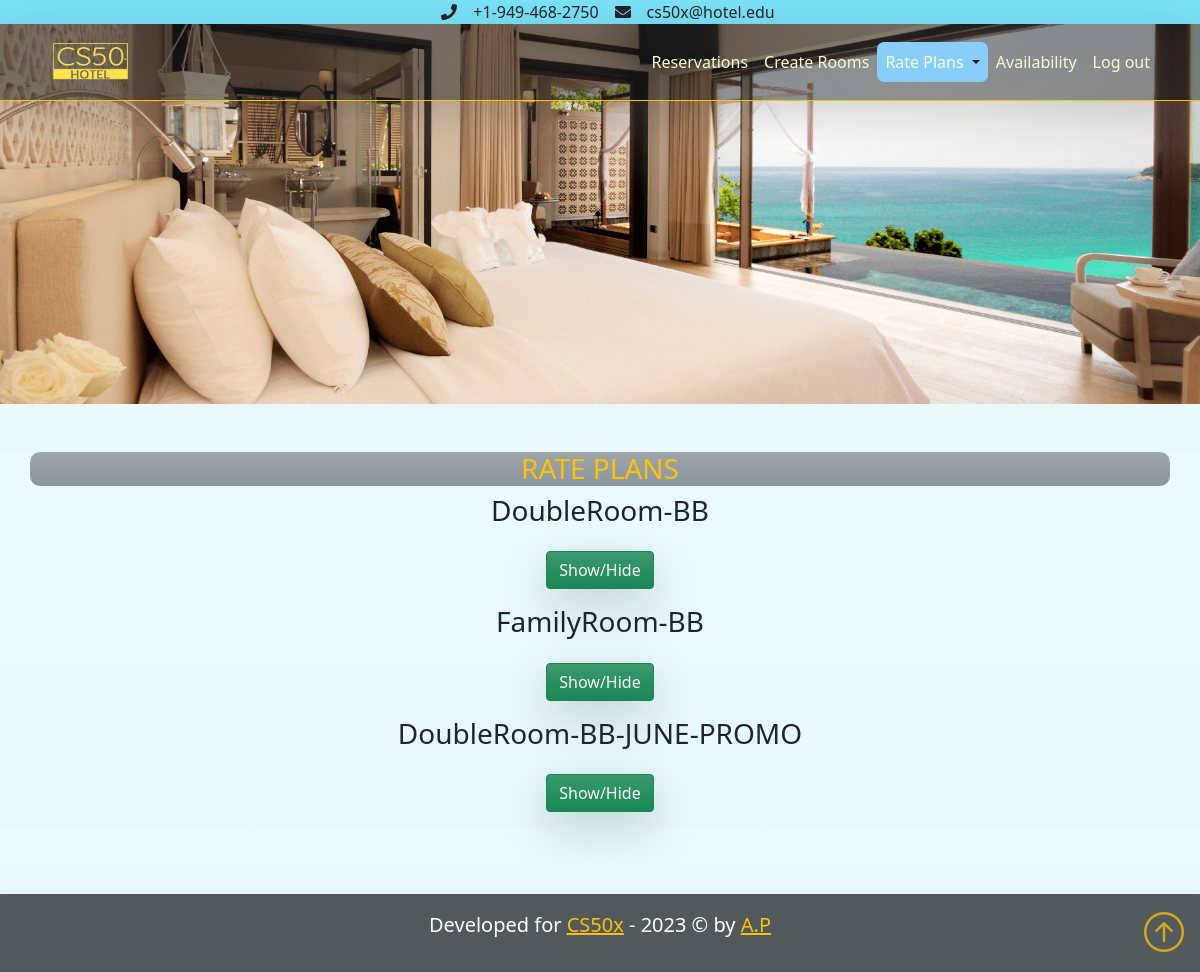
/view_rate_plans (signed in), run on an earlier commit of the app's database.
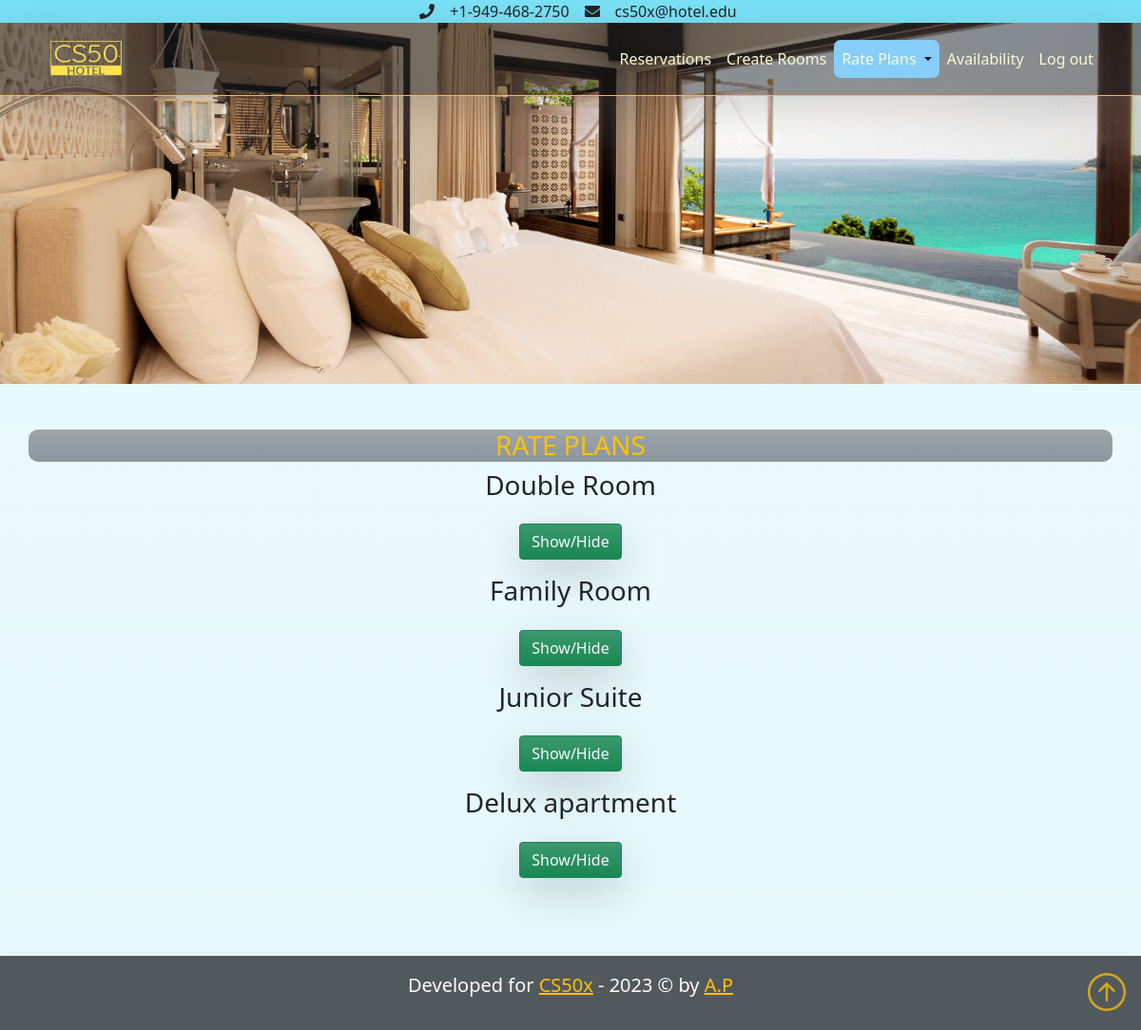
And on a later commit of the database.
### booking_engine/models.py (models this page shows)
class RateType(db.Model):
    id = db.Column(db.Integer, primary_key=True, nullable=False)
    rate_name = db.Column(db.String(50), nullable=False)
    rate_plan_type = db.relationship('RatePlan', backref='rate_type')
    listed_room = db.relationship("ListedRoom", backref='rate_type')

### booking_engine/routes.py (the view)
@app.route("/view_rate_plans", methods=["GET", "POST"])
@login_required
def view_rate_plans():
    if request.method == "POST":
        delete_rate = request.form.get("delete")
        if delete_rate:
            RateType.query.filter(RateType.id == delete_rate).delete()
            RatePlan.query.filter(RatePlan.rate_type_id == delete_rate).delete()
            db.session.commit()
        return redirect("/view_rate_plans")
    else:
        rate_plans = RateType.query.all()
        headings = [
                    "Date period",
                    "Starting date",
                    "Ending date",
                    "Adult",
                    "Single adult",
                    "Child 0-12 RB",
                    "Child 12-17.99 Exb",
                    "Child 7-11.99 Exb",
                    "Child 2-6.99",
                    "Child 0-1.99"
                ]
    return render_template("view_rate_plans.html", rate_plans=rate_plans, headings=headings, usd=usd)

### booking_engine/__init__.py (called while the page is built)
@app.after_request
def apply_caching(response):
    response.headers["X-Frame-Options"] = "SAMEORIGIN"
    response.headers["HTTP-HEADER"] = "VALUE"
    return response

### booking_engine/helpers.py (called while the page is built)
def login_required(f):
    @wraps(f)
    def decorated_function(*args, **kwargs):
        if session.get("admin_id") is None:
            return redirect("/admin_login")
        return f(*args, **kwargs)
    return decorated_function

### booking_engine/templates/view_rate_plans.html (shortened to what this page needs)
{% extends "layout.html" %}
{% set active_page = "rate_plans" %}
{% block main %}
<div class="text-headings-box container bg-secondary bg-gradient bg-opacity-75">
    <h3 class="mt-2 text-warning">RATE PLANS</h3>
</div>
<div class="container-fluid">
{% for rate_type in rate_plans %}
<h3>{{ rate_type.rate_name }}</h3>
<input class="btn btn-success bg-gradient mb-3 text-light mt-3 rounded shadow shadow-lg" type = "button" name = "Test1" id="show{{ rate_type.id }}" value = "Show/Hide">
                    {% set date_period = namespace(value=1) %}
{% endfor %}
</div>
{% endblock %}

### booking_engine/templates/layout.html (shortened to what this page needs)
<!DOCTYPE html>
<html lang="en">
<head>
    <link href="https://cdn.jsdelivr.net/npm/bootstrap@5.1.3/dist/css/bootstrap.min.css" rel="stylesheet">
    <link rel="stylesheet" href="https://cdn.jsdelivr.net/npm/bootstrap-icons@1.3.0/font/bootstrap-icons.css">
    <link href="/static/styles.css" rel="stylesheet">
    <link rel="stylesheet" href="https://cdnjs.cloudflare.com/ajax/libs/bootstrap-datepicker/1.10.0/css/bootstrap-datepicker.min.css" />
    <link rel="stylesheet"
    href="https://cdnjs.cloudflare.com/ajax/libs/font-awesome/6.4.0/css/all.min.css"
 />
     <link rel="stylesheet" type="text/css" href="//cdn.datatables.net/1.13.4/css/jquery.dataTables.min.css">
</head>
<body class="bg-info bg-gradient bg-opacity-10">
<div class="wrapper">
    <div class="navbar bg-info bg-opacity-50  p-0 ">
        <div class="container d-flex flex-row justify-content-center">
            <i class="fa fa-phone mx-3"></i>
            <a class=" text-dark" href="tel:+1-949-468-2750" style="text-decoration: none;">+1-949-468-2750</a>
            <i class="fa fa-envelope mx-3"></i>
            <a class=" text-dark " href="tel:+1-949-468-2750" style="text-decoration: none;">cs50x@hotel.edu</a>
        </div>
    </div>
    <div class="bg-img" id="overlay">
            <section>
                <nav class="navbar navbar-expand-lg navbar-light bg-dark shadow-lg bg-opacity-50  border-bottom border-warning ">
                    <div class="container">
                    <a class="navbar-brand" href="/">
                        <img src="/static/images/logo1.png" width="100" height="50" class="d-inline-block align-top ml-3" alt="cs50xhotellogo">
                    </a>
                    <div class="collapse navbar-collapse" id="navbarNavAltMarkup">
                        {% if session["admin_id"] %}
                        <ul class="navbar-nav ms-auto">
                            <li class="{{'active' if active_page == 'reservations'}}"><a class="nav-link" href="/admin_panel">Reservations</a></li>
                            <li class="{{'active' if active_page == 'create_rooms'}}" id="create_rooms"><a class="nav-link" href="/create_rooms" >Create Rooms</a></li>
                            <li class="nav-item dropdown">
                                <a class="nav-link dropdown-toggle {{'active' if active_page == 'rate_plans'}}" href="#" id="navbarDropdown" role="button" data-toggle="dropdown" aria-haspopup="true" aria-expanded="false">
                                Rate Plans
                                </a>
                                <div class="dropdown-menu bg-dark opacity-75 " aria-labelledby="navbarDropdown">
                            <li class="{{'active' if active_page == 'availability'}}"><a class="nav-link" href="/availability">Availability</a></li>
                            <li class="nav-item"><a class="nav-link" href="/logout">Log out</a></li>
                        </ul>
                        {% endif %}
                    </div>
                </div>
                </nav>
            </section>
                <main class="py-5 bg-gradient bg-opacity-10 text-center">
                </main>
    </div>
                <main class="container-fluid mt-5 bg-gradient bg-opacity-10 text-center">
                    {% block main %}{% endblock %}
                </main>
                <main class="container-fluid p-5 mb-5 bg-gradient bg-opacity-10 text-center">
                </main>
            <footer class="footerWrap p-3 bg-dark  bg-opacity-75 text-center text-white  shadow">
                <div class="container">
                    <p class="lead text-white">Developed for <strong class="text-danger text-"></strong> <a href="https://cs50.harvard.edu/x/2023/" target=”_blank” style="text-decoration:underline" class="text-warning"><strong>CS50x</strong></a>  - 2023 &copy; by
                        <a href="https://github.com/Acrofil" target=”_blank” class="text-warning" style="text-decoration: underline;"><strong>A.P</strong></a></p>
                    <a href="#" class="position-absolute bottom-0 end-0 p-3 mr-5">
                        <i class="bi bi-arrow-up-circle text-warning h1 text-opacity-75"></i>
                    </a>
                </div>
            </footer>
</div>
</body>
</html>

### booking_engine/static/styles.css (style rules this page uses)
.bg-img { background-image: url("/static/images/banner-5.png"); min-height: 380px; background-position: center; background-repeat: no-repeat; background-size: cover; position: relative; background-color: rgba(0, 0, 0, 0.5); }
.active { background-color: lightskyblue; -webkit-text-fill-color: black; border-radius: 7px; }
.nav-link { -webkit-text-fill-color: lightgoldenrodyellow; }
html { position: relative; min-height: 100%; }
.footerWrap { position: absolute; width: 100%; bottom: 0; left: 0; }
.text-headings-box { border-radius: 10px; }

What changed in the data, as far as the page shows it:
changed RateType: rate_name "DoubleRoom-BB" → "Double Room"
changed RateType: rate_name "FamilyRoom-BB" → "Family Room"
changed RateType: rate_name "DoubleRoom-BB-JUNE-PROMO" → "Junior Suite"
added RateType: rate_name "Delux apartment"
